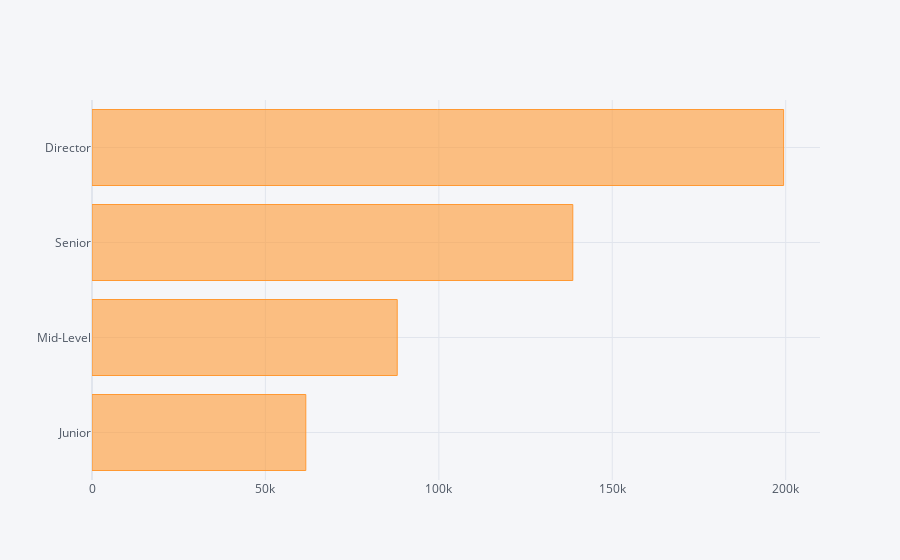

Source (notebook cell):
### Markdown cell above
## Average Incomes Accordoing to Experience Level

### Code cell
df.groupby('experience_level')['salary_in_usd'].mean().sort_values(ascending=True).iplot(kind='barh')

### Figure 1 — Plotly figure (JSON) as saved in the notebook; plotly's stock layout.template omitted (floating-point values rounded to 4 significant figures)
{"data": [{"marker": {"color": "rgba(255, 153, 51, 0.6)", "line": {"color": "rgba(255, 153, 51, 1.0)", "width": 1}}, "name": "salary_in_usd", "orientation": "h", "text": "", "type": "bar", "x": [61640.0, 88000.0, 138600.0, 199400.0], "y": ["Junior", "Mid-Level", "Senior", "Director"]}], "layout": {"autosize": true, "legend": {"bgcolor": "#F5F6F9", "font": {"color": "#4D5663"}}, "paper_bgcolor": "#F5F6F9", "plot_bgcolor": "#F5F6F9", "title": {"font": {"color": "#4D5663"}}, "xaxis": {"autorange": true, "gridcolor": "#E1E5ED", "range": [0, 209900.0], "showgrid": true, "tickfont": {"color": "#4D5663"}, "title": {"font": {"color": "#4D5663"}, "text": ""}, "type": "linear", "zerolinecolor": "#E1E5ED"}, "yaxis": {"autorange": true, "gridcolor": "#E1E5ED", "range": [-0.5, 3.5], "showgrid": true, "tickfont": {"color": "#4D5663"}, "title": {"font": {"color": "#4D5663"}, "text": ""}, "type": "category", "zerolinecolor": "#E1E5ED"}}}
